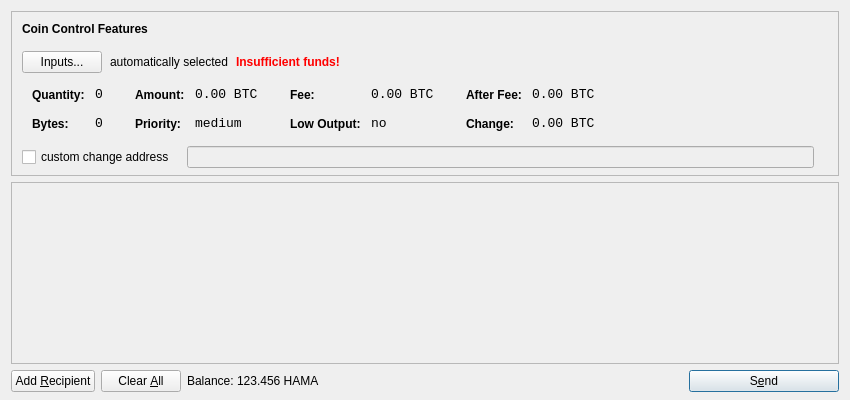
<?xml version="1.0" encoding="UTF-8"?>
<ui version="4.0">
 <class>SendCoinsDialog</class>
 <widget class="QDialog" name="SendCoinsDialog">
  <property name="geometry">
   <rect>
    <x>0</x>
    <y>0</y>
    <width>850</width>
    <height>400</height>
   </rect>
  </property>
  <property name="windowTitle">
   <string>Send Coins</string>
  </property>
  <layout class="QVBoxLayout" name="verticalLayout" stretch="0,1,0">
   <property name="bottomMargin">
    <number>8</number>
   </property>
   <item>
    <widget class="QFrame" name="frameCoinControl">
     <property name="sizePolicy">
      <sizepolicy hsizetype="Expanding" vsizetype="Expanding">
       <horstretch>0</horstretch>
       <verstretch>0</verstretch>
      </sizepolicy>
     </property>
     <property name="maximumSize">
      <size>
       <width>16777215</width>
       <height>16777215</height>
      </size>
     </property>
     <property name="frameShape">
      <enum>QFrame::StyledPanel</enum>
     </property>
     <property name="frameShadow">
      <enum>QFrame::Sunken</enum>
     </property>
     <layout class="QVBoxLayout" name="verticalLayoutCoinControl2">
      <property name="spacing">
       <number>-1</number>
      </property>
      <property name="leftMargin">
       <number>0</number>
      </property>
      <property name="topMargin">
       <number>0</number>
      </property>
      <property name="rightMargin">
       <number>0</number>
      </property>
      <property name="bottomMargin">
       <number>6</number>
      </property>
      <item>
       <layout class="QVBoxLayout" name="verticalLayoutCoinControl" stretch="0,0,0,0,1">
        <property name="spacing">
         <number>0</number>
        </property>
        <property name="leftMargin">
         <number>10</number>
        </property>
        <property name="topMargin">
         <number>10</number>
        </property>
        <item>
         <layout class="QHBoxLayout" name="horizontalLayoutCoinControl1">
          <property name="bottomMargin">
           <number>15</number>
          </property>
          <item>
           <widget class="QLabel" name="labelCoinControlFeatures">
            <property name="sizePolicy">
             <sizepolicy hsizetype="Preferred" vsizetype="Maximum">
              <horstretch>0</horstretch>
              <verstretch>0</verstretch>
             </sizepolicy>
            </property>
            <property name="font">
             <font>
              <weight>75</weight>
              <bold>true</bold>
             </font>
            </property>
            <property name="styleSheet">
             <string notr="true">font-weight:bold;</string>
            </property>
            <property name="text">
             <string>Coin Control Features</string>
            </property>
           </widget>
          </item>
         </layout>
        </item>
        <item>
         <layout class="QHBoxLayout" name="horizontalLayoutCoinControl2" stretch="0,0,0,0">
          <property name="spacing">
           <number>8</number>
          </property>
          <property name="bottomMargin">
           <number>10</number>
          </property>
          <item>
           <widget class="QPushButton" name="pushButtonCoinControl">
            <property name="styleSheet">
             <string notr="true"/>
            </property>
            <property name="text">
             <string>Inputs...</string>
            </property>
           </widget>
          </item>
          <item>
           <widget class="QLabel" name="labelCoinControlAutomaticallySelected">
            <property name="text">
             <string>automatically selected</string>
            </property>
            <property name="margin">
             <number>5</number>
            </property>
           </widget>
          </item>
          <item>
           <widget class="QLabel" name="labelCoinControlInsuffFunds">
            <property name="font">
             <font>
              <weight>75</weight>
              <bold>true</bold>
             </font>
            </property>
            <property name="styleSheet">
             <string notr="true">color:red;font-weight:bold;</string>
            </property>
            <property name="text">
             <string>Insufficient funds!</string>
            </property>
            <property name="margin">
             <number>5</number>
            </property>
           </widget>
          </item>
          <item>
           <spacer name="horizontalSpacerCoinControl">
            <property name="orientation">
             <enum>Qt::Horizontal</enum>
            </property>
            <property name="sizeHint" stdset="0">
             <size>
              <width>40</width>
              <height>1</height>
             </size>
            </property>
           </spacer>
          </item>
         </layout>
        </item>
        <item>
         <widget class="QWidget" name="widgetCoinControl" native="true">
          <property name="sizePolicy">
           <sizepolicy hsizetype="Preferred" vsizetype="Preferred">
            <horstretch>0</horstretch>
            <verstretch>0</verstretch>
           </sizepolicy>
          </property>
          <property name="minimumSize">
           <size>
            <width>0</width>
            <height>0</height>
           </size>
          </property>
          <property name="styleSheet">
           <string notr="true"/>
          </property>
          <layout class="QHBoxLayout" name="horizontalLayoutCoinControl5">
           <property name="margin">
            <number>0</number>
           </property>
           <item>
            <layout class="QHBoxLayout" name="horizontalLayoutCoinControl3" stretch="0,0,0,1">
             <property name="spacing">
              <number>20</number>
             </property>
             <property name="topMargin">
              <number>0</number>
             </property>
             <property name="bottomMargin">
              <number>10</number>
             </property>
             <item>
              <layout class="QFormLayout" name="formLayoutCoinControl1">
               <property name="horizontalSpacing">
                <number>10</number>
               </property>
               <property name="verticalSpacing">
                <number>14</number>
               </property>
               <property name="leftMargin">
                <number>10</number>
               </property>
               <property name="topMargin">
                <number>4</number>
               </property>
               <property name="rightMargin">
                <number>6</number>
               </property>
               <item row="0" column="0">
                <widget class="QLabel" name="labelCoinControlQuantityText">
                 <property name="styleSheet">
                  <string notr="true">font-weight:bold;</string>
                 </property>
                 <property name="text">
                  <string>Quantity:</string>
                 </property>
                 <property name="margin">
                  <number>0</number>
                 </property>
                </widget>
               </item>
               <item row="0" column="1">
                <widget class="QLabel" name="labelCoinControlQuantity">
                 <property name="font">
                  <font>
                   <family>Monospace</family>
                   <pointsize>10</pointsize>
                  </font>
                 </property>
                 <property name="cursor">
                  <cursorShape>IBeamCursor</cursorShape>
                 </property>
                 <property name="contextMenuPolicy">
                  <enum>Qt::ActionsContextMenu</enum>
                 </property>
                 <property name="text">
                  <string notr="true">0</string>
                 </property>
                 <property name="margin">
                  <number>0</number>
                 </property>
                 <property name="textInteractionFlags">
                  <set>Qt::LinksAccessibleByMouse|Qt::TextSelectableByKeyboard|Qt::TextSelectableByMouse</set>
                 </property>
                </widget>
               </item>
               <item row="1" column="0">
                <widget class="QLabel" name="labelCoinControlBytesText">
                 <property name="styleSheet">
                  <string notr="true">font-weight:bold;</string>
                 </property>
                 <property name="text">
                  <string>Bytes:</string>
                 </property>
                </widget>
               </item>
               <item row="1" column="1">
                <widget class="QLabel" name="labelCoinControlBytes">
                 <property name="font">
                  <font>
                   <family>Monospace</family>
                   <pointsize>10</pointsize>
                  </font>
                 </property>
                 <property name="cursor">
                  <cursorShape>IBeamCursor</cursorShape>
                 </property>
                 <property name="contextMenuPolicy">
                  <enum>Qt::ActionsContextMenu</enum>
                 </property>
                 <property name="text">
                  <string notr="true">0</string>
                 </property>
                 <property name="textInteractionFlags">
                  <set>Qt::LinksAccessibleByMouse|Qt::TextSelectableByKeyboard|Qt::TextSelectableByMouse</set>
                 </property>
                </widget>
               </item>
              </layout>
             </item>
             <item>
              <layout class="QFormLayout" name="formLayoutCoinControl2">
               <property name="horizontalSpacing">
                <number>10</number>
               </property>
               <property name="verticalSpacing">
                <number>14</number>
               </property>
               <property name="leftMargin">
                <number>6</number>
               </property>
               <property name="topMargin">
                <number>4</number>
               </property>
               <property name="rightMargin">
                <number>6</number>
               </property>
               <item row="0" column="0">
                <widget class="QLabel" name="labelCoinControlAmountText">
                 <property name="styleSheet">
                  <string notr="true">font-weight:bold;</string>
                 </property>
                 <property name="text">
                  <string>Amount:</string>
                 </property>
                 <property name="margin">
                  <number>0</number>
                 </property>
                </widget>
               </item>
               <item row="0" column="1">
                <widget class="QLabel" name="labelCoinControlAmount">
                 <property name="font">
                  <font>
                   <family>Monospace</family>
                   <pointsize>10</pointsize>
                  </font>
                 </property>
                 <property name="cursor">
                  <cursorShape>IBeamCursor</cursorShape>
                 </property>
                 <property name="contextMenuPolicy">
                  <enum>Qt::ActionsContextMenu</enum>
                 </property>
                 <property name="text">
                  <string notr="true">0.00 BTC</string>
                 </property>
                 <property name="textInteractionFlags">
                  <set>Qt::LinksAccessibleByMouse|Qt::TextSelectableByKeyboard|Qt::TextSelectableByMouse</set>
                 </property>
                </widget>
               </item>
               <item row="1" column="0">
                <widget class="QLabel" name="labelCoinControlPriorityText">
                 <property name="styleSheet">
                  <string notr="true">font-weight:bold;</string>
                 </property>
                 <property name="text">
                  <string>Priority:</string>
                 </property>
                </widget>
               </item>
               <item row="1" column="1">
                <widget class="QLabel" name="labelCoinControlPriority">
                 <property name="font">
                  <font>
                   <family>Monospace</family>
                   <pointsize>10</pointsize>
                  </font>
                 </property>
                 <property name="cursor">
                  <cursorShape>IBeamCursor</cursorShape>
                 </property>
                 <property name="contextMenuPolicy">
                  <enum>Qt::ActionsContextMenu</enum>
                 </property>
                 <property name="text">
                  <string>medium</string>
                 </property>
                 <property name="textInteractionFlags">
                  <set>Qt::LinksAccessibleByMouse|Qt::TextSelectableByKeyboard|Qt::TextSelectableByMouse</set>
                 </property>
                </widget>
               </item>
              </layout>
             </item>
             <item>
              <layout class="QFormLayout" name="formLayoutCoinControl3">
               <property name="horizontalSpacing">
                <number>10</number>
               </property>
               <property name="verticalSpacing">
                <number>14</number>
               </property>
               <property name="leftMargin">
                <number>6</number>
               </property>
               <property name="topMargin">
                <number>4</number>
               </property>
               <property name="rightMargin">
                <number>6</number>
               </property>
               <item row="0" column="0">
                <widget class="QLabel" name="labelCoinControlFeeText">
                 <property name="styleSheet">
                  <string notr="true">font-weight:bold;</string>
                 </property>
                 <property name="text">
                  <string>Fee:</string>
                 </property>
                 <property name="margin">
                  <number>0</number>
                 </property>
                </widget>
               </item>
               <item row="0" column="1">
                <widget class="QLabel" name="labelCoinControlFee">
                 <property name="font">
                  <font>
                   <family>Monospace</family>
                   <pointsize>10</pointsize>
                  </font>
                 </property>
                 <property name="cursor">
                  <cursorShape>IBeamCursor</cursorShape>
                 </property>
                 <property name="contextMenuPolicy">
                  <enum>Qt::ActionsContextMenu</enum>
                 </property>
                 <property name="text">
                  <string notr="true">0.00 BTC</string>
                 </property>
                 <property name="textInteractionFlags">
                  <set>Qt::LinksAccessibleByMouse|Qt::TextSelectableByKeyboard|Qt::TextSelectableByMouse</set>
                 </property>
                </widget>
               </item>
               <item row="1" column="0">
                <widget class="QLabel" name="labelCoinControlLowOutputText">
                 <property name="styleSheet">
                  <string notr="true">font-weight:bold;</string>
                 </property>
                 <property name="text">
                  <string>Low Output:</string>
                 </property>
                </widget>
               </item>
               <item row="1" column="1">
                <widget class="QLabel" name="labelCoinControlLowOutput">
                 <property name="font">
                  <font>
                   <family>Monospace</family>
                   <pointsize>10</pointsize>
                  </font>
                 </property>
                 <property name="cursor">
                  <cursorShape>IBeamCursor</cursorShape>
                 </property>
                 <property name="contextMenuPolicy">
                  <enum>Qt::ActionsContextMenu</enum>
                 </property>
                 <property name="text">
                  <string>no</string>
                 </property>
                 <property name="textInteractionFlags">
                  <set>Qt::LinksAccessibleByMouse|Qt::TextSelectableByKeyboard|Qt::TextSelectableByMouse</set>
                 </property>
                </widget>
               </item>
              </layout>
             </item>
             <item>
              <layout class="QFormLayout" name="formLayoutCoinControl4">
               <property name="horizontalSpacing">
                <number>10</number>
               </property>
               <property name="verticalSpacing">
                <number>14</number>
               </property>
               <property name="leftMargin">
                <number>6</number>
               </property>
               <property name="topMargin">
                <number>4</number>
               </property>
               <property name="rightMargin">
                <number>6</number>
               </property>
               <item row="0" column="0">
                <widget class="QLabel" name="labelCoinControlAfterFeeText">
                 <property name="styleSheet">
                  <string notr="true">font-weight:bold;</string>
                 </property>
                 <property name="text">
                  <string>After Fee:</string>
                 </property>
                 <property name="margin">
                  <number>0</number>
                 </property>
                </widget>
               </item>
               <item row="0" column="1">
                <widget class="QLabel" name="labelCoinControlAfterFee">
                 <property name="font">
                  <font>
                   <family>Monospace</family>
                   <pointsize>10</pointsize>
                  </font>
                 </property>
                 <property name="cursor">
                  <cursorShape>IBeamCursor</cursorShape>
                 </property>
                 <property name="contextMenuPolicy">
                  <enum>Qt::ActionsContextMenu</enum>
                 </property>
                 <property name="text">
                  <string notr="true">0.00 BTC</string>
                 </property>
                 <property name="textInteractionFlags">
                  <set>Qt::LinksAccessibleByMouse|Qt::TextSelectableByKeyboard|Qt::TextSelectableByMouse</set>
                 </property>
                </widget>
               </item>
               <item row="1" column="0">
                <widget class="QLabel" name="labelCoinControlChangeText">
                 <property name="styleSheet">
                  <string notr="true">font-weight:bold;</string>
                 </property>
                 <property name="text">
                  <string>Change:</string>
                 </property>
                </widget>
               </item>
               <item row="1" column="1">
                <widget class="QLabel" name="labelCoinControlChange">
                 <property name="font">
                  <font>
                   <family>Monospace</family>
                   <pointsize>10</pointsize>
                  </font>
                 </property>
                 <property name="cursor">
                  <cursorShape>IBeamCursor</cursorShape>
                 </property>
                 <property name="contextMenuPolicy">
                  <enum>Qt::ActionsContextMenu</enum>
                 </property>
                 <property name="text">
                  <string notr="true">0.00 BTC</string>
                 </property>
                 <property name="textInteractionFlags">
                  <set>Qt::LinksAccessibleByMouse|Qt::TextSelectableByKeyboard|Qt::TextSelectableByMouse</set>
                 </property>
                </widget>
               </item>
              </layout>
             </item>
            </layout>
           </item>
          </layout>
         </widget>
        </item>
        <item>
         <layout class="QHBoxLayout" name="horizontalLayoutCoinControl4" stretch="0,0,0">
          <property name="spacing">
           <number>12</number>
          </property>
          <property name="sizeConstraint">
           <enum>QLayout::SetDefaultConstraint</enum>
          </property>
          <property name="topMargin">
           <number>5</number>
          </property>
          <property name="rightMargin">
           <number>5</number>
          </property>
          <item>
           <widget class="QCheckBox" name="checkBoxCoinControlChange">
            <property name="text">
             <string>custom change address</string>
            </property>
           </widget>
          </item>
          <item>
           <widget class="QLineEdit" name="lineEditCoinControlChange">
            <property name="enabled">
             <bool>false</bool>
            </property>
            <property name="sizePolicy">
             <sizepolicy hsizetype="Expanding" vsizetype="Fixed">
              <horstretch>0</horstretch>
              <verstretch>0</verstretch>
             </sizepolicy>
            </property>
           </widget>
          </item>
          <item>
           <widget class="QLabel" name="labelCoinControlChangeLabel">
            <property name="sizePolicy">
             <sizepolicy hsizetype="Preferred" vsizetype="Expanding">
              <horstretch>0</horstretch>
              <verstretch>0</verstretch>
             </sizepolicy>
            </property>
            <property name="minimumSize">
             <size>
              <width>0</width>
              <height>0</height>
             </size>
            </property>
            <property name="text">
             <string/>
            </property>
            <property name="margin">
             <number>3</number>
            </property>
           </widget>
          </item>
         </layout>
        </item>
        <item>
         <spacer name="verticalSpacerCoinControl">
          <property name="orientation">
           <enum>Qt::Vertical</enum>
          </property>
          <property name="sizeHint" stdset="0">
           <size>
            <width>800</width>
            <height>1</height>
           </size>
          </property>
         </spacer>
        </item>
       </layout>
      </item>
     </layout>
    </widget>
   </item>
   <item>
    <widget class="QScrollArea" name="scrollArea">
     <property name="widgetResizable">
      <bool>true</bool>
     </property>
     <widget class="QWidget" name="scrollAreaWidgetContents">
      <property name="geometry">
       <rect>
        <x>0</x>
        <y>0</y>
        <width>830</width>
        <height>165</height>
       </rect>
      </property>
      <layout class="QVBoxLayout" name="verticalLayout_2">
       <property name="margin">
        <number>0</number>
       </property>
       <item>
        <layout class="QVBoxLayout" name="entries">
         <property name="spacing">
          <number>6</number>
         </property>
        </layout>
       </item>
       <item>
        <spacer name="verticalSpacer">
         <property name="orientation">
          <enum>Qt::Vertical</enum>
         </property>
         <property name="sizeHint" stdset="0">
          <size>
           <width>20</width>
           <height>40</height>
          </size>
         </property>
        </spacer>
       </item>
      </layout>
     </widget>
    </widget>
   </item>
   <item>
    <layout class="QHBoxLayout" name="horizontalLayout">
     <item>
      <widget class="QPushButton" name="addButton">
       <property name="toolTip">
        <string>Send to multiple recipients at once</string>
       </property>
       <property name="text">
        <string>Add &amp;Recipient</string>
       </property>
       <property name="icon">
        <iconset resource="../bitcoin.qrc">
         <normaloff>:/icons/add</normaloff>:/icons/add</iconset>
       </property>
       <property name="autoDefault">
        <bool>false</bool>
       </property>
      </widget>
     </item>
     <item>
      <widget class="QPushButton" name="clearButton">
       <property name="sizePolicy">
        <sizepolicy hsizetype="Minimum" vsizetype="Fixed">
         <horstretch>0</horstretch>
         <verstretch>0</verstretch>
        </sizepolicy>
       </property>
       <property name="toolTip">
        <string>Remove all transaction fields</string>
       </property>
       <property name="text">
        <string>Clear &amp;All</string>
       </property>
       <property name="icon">
        <iconset resource="../bitcoin.qrc">
         <normaloff>:/icons/remove</normaloff>:/icons/remove</iconset>
       </property>
       <property name="autoRepeatDelay">
        <number>300</number>
       </property>
       <property name="autoDefault">
        <bool>false</bool>
       </property>
      </widget>
     </item>
     <item>
      <layout class="QHBoxLayout" name="horizontalLayout_2">
       <property name="spacing">
        <number>3</number>
       </property>
       <item>
        <widget class="QLabel" name="label">
         <property name="text">
          <string>Balance:</string>
         </property>
        </widget>
       </item>
       <item>
        <widget class="QLabel" name="labelBalance">
         <property name="cursor">
          <cursorShape>IBeamCursor</cursorShape>
         </property>
         <property name="text">
          <string>123.456 HAMA</string>
         </property>
         <property name="textInteractionFlags">
          <set>Qt::LinksAccessibleByMouse|Qt::TextSelectableByKeyboard|Qt::TextSelectableByMouse</set>
         </property>
        </widget>
       </item>
      </layout>
     </item>
     <item>
      <spacer name="horizontalSpacer">
       <property name="orientation">
        <enum>Qt::Horizontal</enum>
       </property>
       <property name="sizeHint" stdset="0">
        <size>
         <width>40</width>
         <height>20</height>
        </size>
       </property>
      </spacer>
     </item>
     <item>
      <widget class="QPushButton" name="sendButton">
       <property name="minimumSize">
        <size>
         <width>150</width>
         <height>0</height>
        </size>
       </property>
       <property name="toolTip">
        <string>Confirm the send action</string>
       </property>
       <property name="text">
        <string>S&amp;end</string>
       </property>
       <property name="icon">
        <iconset resource="../bitcoin.qrc">
         <normaloff>:/icons/send</normaloff>:/icons/send</iconset>
       </property>
       <property name="default">
        <bool>true</bool>
       </property>
      </widget>
     </item>
    </layout>
   </item>
  </layout>
 </widget>
 <resources>
  <include location="../bitcoin.qrc"/>
 </resources>
 <connections/>
</ui>
